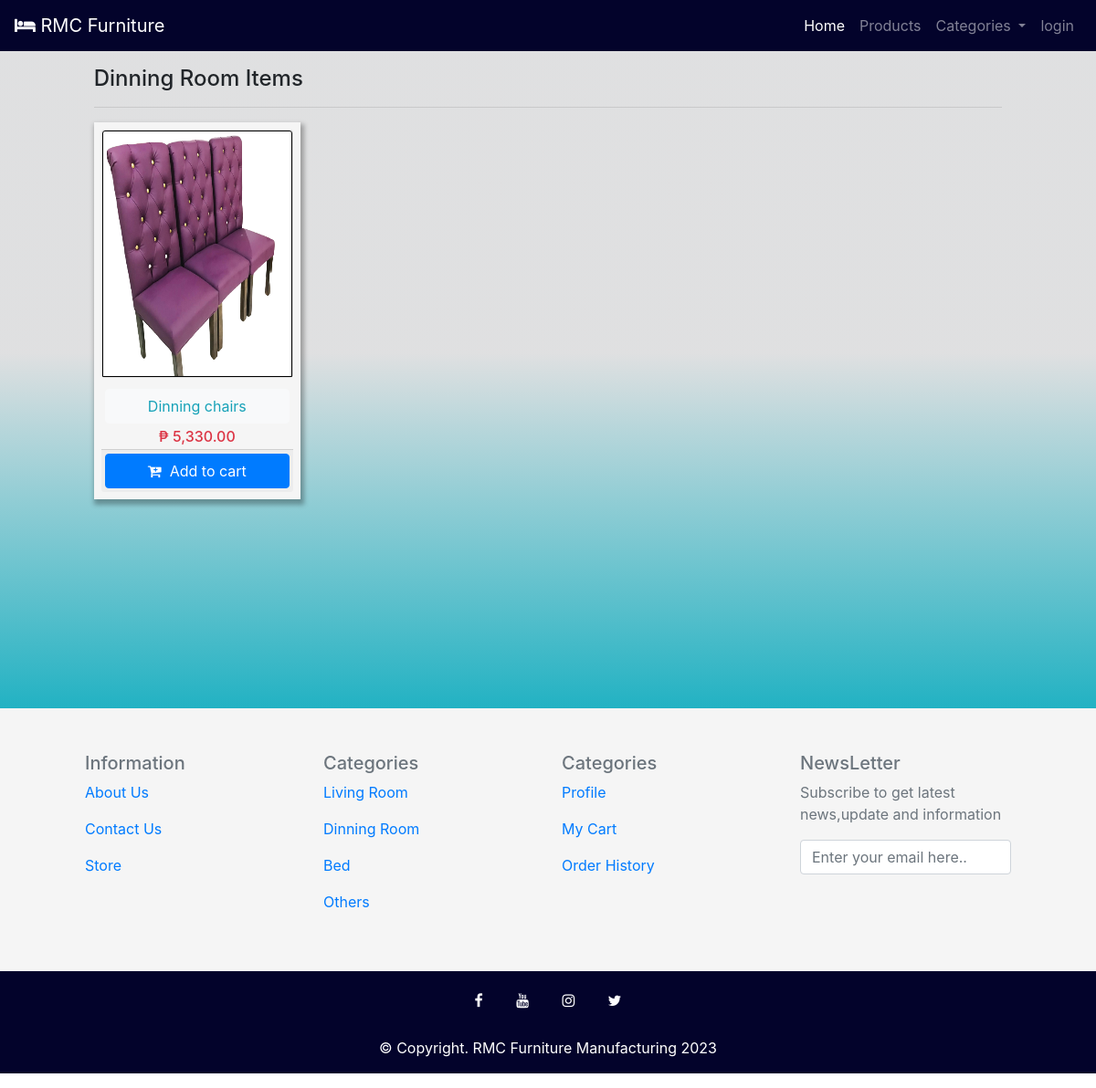
/dinning.php, run on the app's committed database.
### tables this page shows
CREATE TABLE `product` (
  `id` int(11) NOT NULL,
  `product_name` varchar(100) NOT NULL,
  `product_desc` varchar(255) NOT NULL,
  `product_price` varchar(50) NOT NULL,
  `product_image` varchar(255) NOT NULL,
  `product_code` varchar(10) NOT NULL,
  `category` varchar(50) NOT NULL,
  `most_saled` int(11) DEFAULT NULL
);

### dinning.php (the view, shortened to what this page needs)
<?php
    include('pages/header.php');
    include('pages/navigation.php');
 ?>
<div class="container-fluid" style="min-height: 90vh; background: linear-gradient(0deg, rgba(34,178,195,1) 0%, rgba(196,197,199,0.5382528011204482) 54%);">
    <div class="pt-3 m-auto" style="width:85%;">
        <h4>Dinning Room Items</h4>
        <hr>
        <?php
            include 'config.php';
            $stmt = $conn->prepare("SELECT * FROM product WHERE category = 'dinning' ");
            $stmt->execute();
            $result = $stmt->get_result();
            $total = $result->num_rows;
            if($total > 0){
                $row = $result->fetch_assoc();
            }
        ?>
        <div class="row">
            <?php do{ ?>
            <div class="col-sm-6 col-md-4 col-lg-3 mb-4">
                <div class="p-2"  style="box-shadow: 2px 4px 5px 2px rgba(0, 0, 0, 0.3); background-color: whitesmoke;">
                   <div class="card-deck">
                       <div class="card p2  mb-2">
                           <img src="admin/products/<?= $row['product_image'] ?>" class="card-img-top" height="270px" style="border: 1px solid black;">
                       </div>
                   </div>
                   <div class="card-body p-1">
                       <form action="product_details.php" method="post">
                            <button type="submit" name="submit" class="btn btn-light btn-block text-info"  style="margin-bottom: 5px;">
                                <?= $row['product_name']?>
                            </button>
                        </form>
                       <h6 class="card-text text-center text-danger">&#8369; <?= number_format($row['product_price'],2) ?></h6>
                   </div>
                   <div class="card-footer p-1">
                       <form action="" class="form-submit">
                           <button class="btn btn-primary btn-block addItemBtn"><i class="fa fa-cart-plus"></i>&nbsp; Add to cart</button>
                       </form>
                   </div>
                </div>
            </div>
           <?php } while($row = $result->fetch_assoc());?>
        </div>
    </div>
</div>
    <?php
        include('pages/footer.php');
    ?>
</body>
</html>

### css/style.css (style rules this page uses)
* { margin: 0; padding: 0; box-sizing: border-box; }

### data on the page
product: product_image (picture), product_name "Dinning chairs", product_price "5,330.00"
